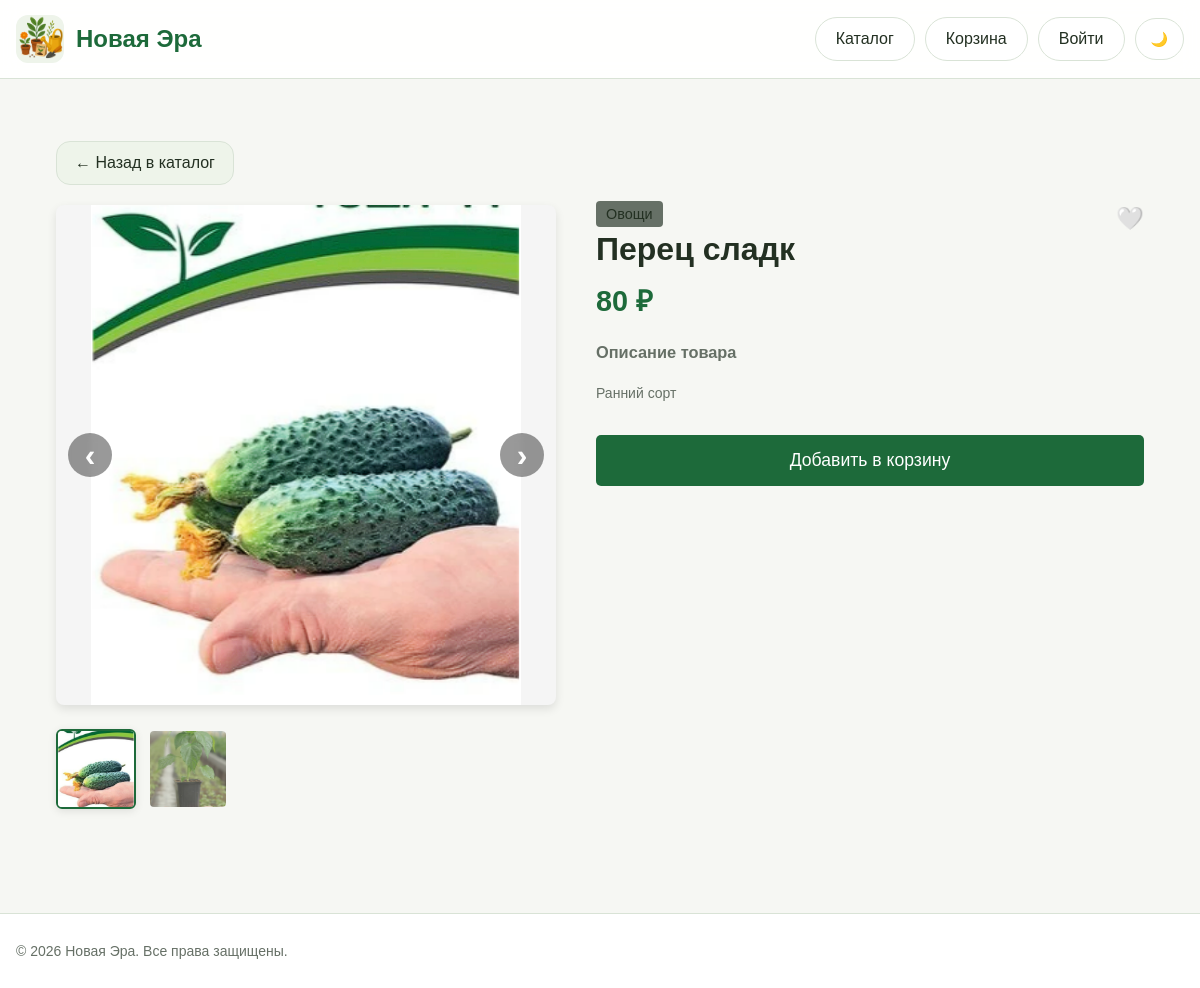
The app's page /product/4 with its own data.
### models.py (models this page shows, shortened)
class Product(db.Model):
    __tablename__ = "products"
    id = db.Column(db.Integer, primary_key=True)
    name = db.Column(db.String(200), nullable=False, index=True)
    description = db.Column(db.Text, nullable=False)
    price = db.Column(db.Float, nullable=False)
    image_url = db.Column(db.String(255), nullable=True)
    category_id = db.Column(db.Integer, db.ForeignKey("categories.id"), nullable=False)
    created_at = db.Column(db.DateTime, default=datetime.utcnow, nullable=False)
    category = db.relationship("Category", back_populates="products", lazy="selectin")
    extra_images = db.relationship('ProductImage',
                                   backref='product',
                                   lazy='dynamic',
                                   cascade='all, delete-orphan',
                                   order_by='ProductImage.order')

class ProductImage(db.Model):
    __tablename__ = 'product_images'
    id = db.Column(db.Integer, primary_key=True)
    product_id = db.Column(db.Integer, db.ForeignKey('products.id', ondelete='CASCADE'), nullable=False)
    url = db.Column(db.String(300), nullable=False)
    order = db.Column(db.Integer, default=0)
    created_at = db.Column(db.DateTime, default=datetime.utcnow)

class Category(db.Model):
    __tablename__ = "categories"
    id = db.Column(db.Integer, primary_key=True)
    slug = db.Column(db.String(64), unique=True, nullable=False, index=True)
    name = db.Column(db.String(100), unique=True, nullable=False)
    products = db.relationship("Product", back_populates="category", cascade="all, delete-orphan", lazy="selectin")

### routes.py (the view)
@bp.route("/product/<int:product_id>")
def product_detail(product_id):
    product = Product.query.get_or_404(product_id)
    extra_urls = [img.url for img in product.extra_images.order_by(ProductImage.order).all()]
    all_images = []
    if product.image_url:
        all_images.append(product.image_url)
    all_images.extend(extra_urls)
    if current_user.is_authenticated:
        favorites_ids = [p.id for p in current_user.favorite_products.all()]
    else:
        favorites_ids = []
    return render_template('product_page.html', product=product, all_images=all_images, favorites_ids=favorites_ids)

### templates/product_page.html (shortened to what this page needs)
{% extends "base.html" %}
{% block content %}
<div class="product-page-container">
    <a href="{{ url_for('main.index') }}" class="back-btn">← Назад в каталог</a>
    <div class="product-detail-wrapper">
        <div class="product-image-block">
            <div class="gallery-container">
                <div class="main-image-wrapper">
                    <button class="nav-arrow arrow-left">‹</button>
                    <img id="mainImage" src="{{ all_images[0] if all_images else '/static/images/icon.png' }}" alt="{{ product.name }}" class="main-image">
                    <button class="nav-arrow arrow-right">›</button>
                </div>
                {% if all_images|length > 1 %}
                <div class="thumbnail-list">
                    {% for img in all_images %}
                    <img src="{{ img }}" alt="Thumbnail {{ loop.index }}" class="thumbnail {% if loop.first %}active{% endif %}" data-src="{{ img }}">
                    {% endfor %}
                </div>
                {% endif %}
            </div>
        </div>
        <div class="product-info-block">
            <div style="display:flex;justify-content:space-between;align-items:flex-start;gap:16px;margin-bottom:12px;">
                <div>
                    <span class="badge2">{{ product.category.name }}</span>
                    <h1 style="margin:8px 0 0;">{{ product.name }}</h1>
                </div>
                {% if current_user.is_authenticated %}
                <form method="POST" action="{{ url_for('main.toggle_favorite', product_id=product.id) }}" class="favorite-form" style="flex-shrink:0;">
                    <input type="hidden" name="csrf_token" value="{{ csrf_token() }}">
                    <button type="submit" class="favorite-btn {% if product.id in favorites_ids %}active{% endif %}">
                        {% if product.id in favorites_ids %}❤️{% else %}🤍{% endif %}
                    </button>
                </form>
                {% else %}
                <a href="{{ url_for('main.login') }}" class="favorite-btn" style="flex-shrink:0;">🤍</a>
                {% endif %}
            </div>
            <p class="price">{{ "%.0f"|format(product.price) }} ₽</p>
            <div class="product-description">
                <h3>Описание товара</h3>
                <p>{{ product.description }}</p>
            </div>
            <button class="add-to-cart"
                    data-id="{{ product.id }}"
                    data-title="{{ product.name }}"
                    data-price="{{ product.price }}"
                    data-image="{{ all_images[0] if all_images else '/static/images/icon.png' }}">
                Добавить в корзину
            </button>
        </div>
    </div>
</div>
{% endblock %}

### static/css/style.css (style rules this page uses)
:root { --bg: #f6f7f3; --surface: #ffffff; --surface-soft: #eef4ea; --text: #233022; --muted: #667066; --brand: #1d6a3a; --brand-dark: #14552d; --border: #d9e3d6; --shadow: 0 12px 30px rgba(16, 48, 26, 0.08); --error: #b33a3a; --warning: #b46f0b; --success: #2a7d46; }
*, *::before, *::after { box-sizing: border-box; }
html { scroll-behavior: smooth; }
body { margin: 0; font-family: Arial, Helvetica, sans-serif; background: var(--bg); color: var(--text); }
a { color: inherit; text-decoration: none; }
img { max-width: 100%; display: block; }
button, input, select, textarea { font: inherit; }
.product-description { margin: 0; color: var(--muted); font-size: 14px; line-height: 1.55; min-height: 66px; }
.price { margin: 0; font-size: 20px; font-weight: 800; }
.add-to-cart { width: 100%; border: 0; border-radius: 14px; padding: 12px 18px; cursor: pointer; transition: .2s ease; background: var(--brand); color: #fff; position: relative; z-index: 2; }
.product-page-container { padding: 40px; max-width: 1200px; margin: 0 auto; }
.back-btn { margin-bottom: 20px; display: inline-block; }
.product-detail-wrapper { display: flex; gap: 40px; align-items: flex-start; }
.product-image-block { flex: 1; max-width: 500px; }
.product-info-block { flex: 1; }
.badge2 { background: var(--muted); padding: 5px 10px; border-radius: 4px; font-size: 0.9rem; }
.price { font-size: 1.8rem; font-weight: bold; color: var(--brand); margin-bottom: 20px; }
.product-description { line-height: 1.6; margin-bottom: 30px; }
.add-to-cart { padding: 15px 30px; font-size: 1.1rem; background: var(--brand); color: #fff; border: none; border-radius: 5px; cursor: pointer; }
.gallery-container { display: flex; flex-direction: column; gap: 16px; }
.main-image-wrapper { position: relative; display: flex; align-items: center; justify-content: center; }
.main-image { width: 100%; border-radius: 8px; box-shadow: 0 4px 10px rgba(0,0,0,0.1); object-fit: contain; background-color: #f5f5f5; aspect-ratio: 1 / 1; }
.nav-arrow { position: absolute; top: 50%; transform: translateY(-50%); background: rgba(0,0,0,0.5); backdrop-filter: blur(4px); color: white; border: none; font-size: 2rem; font-weight: bold; width: 44px; height: 44px; border-radius: 50%; cursor: pointer; display: flex; align-items: center; justify-content: center; transition: all 0.2s ease; z-index: 2; opacity: 0.8; }
.arrow-left { left: 12px; }
.arrow-right { right: 12px; }
.thumbnail-list { display: flex; gap: 12px; flex-wrap: wrap; margin-top: 8px; }
.thumbnail { width: 80px; height: 80px; object-fit: cover; border-radius: 6px; cursor: pointer; border: 2px solid transparent; transition: 0.2s; opacity: 0.7; }
.thumbnail.active { border-color: var(--brand, #007bff); opacity: 1; box-shadow: 0 2px 8px rgba(0,0,0,0.1); }
.save-btn, .buy-btn, .back-btn { border: 0; border-radius: 14px; padding: 12px 18px; cursor: pointer; transition: .2s ease; }
.back-btn { background: var(--surface-soft); color: var(--text); border: 1px solid var(--border); }
.favorite-btn { background: none; border: none; font-size: 1.4rem; cursor: pointer; transition: transform 0.2s ease; padding: 0; margin: 0; display: inline-flex; align-items: center; justify-content: center; pointer-events: auto; }

### records on screen
Product: image_url (picture), name "Перец сладк", price "80", description "Ранний сорт"
ProductImage: url (picture)
Category: category.name "Овощи"

### other values on screen
{{ brand_name }} "Новая Эра"
